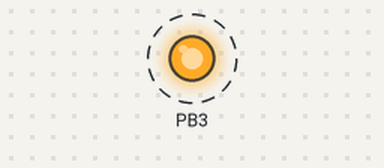
This sketch was run on a simulated ATtiny85, built with avr-gcc and run on an emulated ATtiny85. On the bench: output pins drawn as LEDs (lit = HIGH). Dashed ring = blinking. Sleep ends after the set time or at an interrupt.

Above: at 0.5 s.
Timing chart, 0 to 4.7 s (numbered marks = the images above):
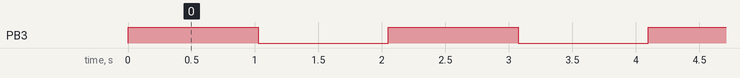

The sketch:

ATtiny85_PowerDown_Watchdog.ino
```cpp
// (licence header left out)
void setup() {
  // Turn off embeded peripherals we don't need
  // disable ADC
  ADCSRA &= ~(1 << ADEN);
  // disable bandgap voltage
  ACSR &= ~(1 << ACBG);
  // power-down the ADC
  PRR &= ~(1 << PRADC);
  // set all pins to input, which I think is the default anyway
  DDRB = 0;
  // connect an LED to pin 3 (i.e., PB3)
  // set pullup (HIGH) on the unconnected I/O pins
  // while also setting pin 3 LOW
  PORTB = 0b00110111;
  // set pin 3 to output after setting it to LOW
  DDRB |= (1 << DDB3);
  // and now we can toggle pin 3,
  // changing it to HIGH from LOW in this instance,
  // which lights up the LED.
  PINB |= (1 << PINB3);
  // Disable the watchdog timer's reset mode,
  // because using the watchdog interrupt instead.
  // The following sequence is time-sensitive
  // Step #1, write logic 1 to WDCE and WDE in a single instruction
  WDTCR |= ( (1 << WDCE) | (1 << WDE) );
  // step #2, write WDTCR as follows
  WDTCR = (1 << WDIF) // clear WD interrupt flag, why not?
        | (0 << WDIE) // don't set WD interrupt here
        // prescaler bits WDP[3:0] to be 0110 for 1-second interval
        | (0 << WDP3) // prescaler bit 3 = 0
        | (0 << WDCE) // WDCE needs to be clear for this step
        | (0 << WDE) // disable the Watchdog's reset behavior
        | (1 << WDP2) // prescaler bit 2 = 1
        | (1 << WDP1) // prescaler bit 1 = 1
        | (0 << WDP0); // prescaler bit 0 = 0
  //set the sleep mode bits SM[1:0] to 10 = power-down
  MCUCR =  (1 << SM1) | (MCUCR & ~(1 << SM0));
}

void loop() {
  // enable the watchdog interrupt
  WDTCR |= (1 << WDIE);
  // Putting the device to sleep involves two steps
  // Step 1: set the Sleep Enable bit to 1
  MCUCR |= (1 << SE);
  // Step 2: execute the SLEEP instruction
  asm volatile (
    "sleep \r\n"
    :
    :
  );
}

// When the Watchdog Timer fires its interrupt
// the CPU jumps immediately
// to the WDT_vect interrupt service routine

ISR (WDT_vect) {

  // clear the Sleep Enable bit immediately after waking up
  MCUCR &= ~(1 << SE);

  // toggle the LED on pin 3
  PINB |= (1 << PINB3);
}

// After the WDT_vect ISR concludes,
// the CPU resumes execution at the
// instruction immediately following
// the Sleep instruction. In this case,
// that is the top of the loop() process.
```

Measured:
- by itself, PB3: alternates HIGH for 1.0 s and LOW for 1.0 s
